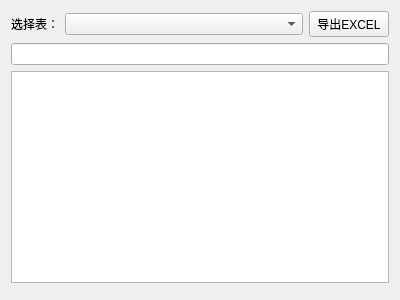
<?xml version="1.0" encoding="UTF-8"?>
<ui version="4.0">
 <class>DBManagerUI</class>
 <widget class="QWidget" name="DBManagerUI">
  <property name="geometry">
   <rect>
    <x>0</x>
    <y>0</y>
    <width>400</width>
    <height>300</height>
   </rect>
  </property>
  <property name="windowTitle">
   <string>Form</string>
  </property>
  <layout class="QVBoxLayout" name="verticalLayout">
   <item>
    <layout class="QHBoxLayout" name="horizontalLayout" stretch="1,9,0">
     <item>
      <widget class="QLabel" name="label_2">
       <property name="text">
        <string>选择表：</string>
       </property>
       <property name="alignment">
        <set>Qt::AlignRight|Qt::AlignTrailing|Qt::AlignVCenter</set>
       </property>
      </widget>
     </item>
     <item>
      <widget class="QComboBox" name="comboBox"/>
     </item>
     <item>
      <widget class="QPushButton" name="exportToExcelBtn">
       <property name="text">
        <string>导出EXCEL</string>
       </property>
      </widget>
     </item>
    </layout>
   </item>
   <item>
    <widget class="QLineEdit" name="lineEdit"/>
   </item>
   <item>
    <widget class="QTableView" name="tableView"/>
   </item>
   <item>
    <widget class="SqlPageControleUI" name="pageCtrWidet" native="true"/>
   </item>
  </layout>
 </widget>
 <customwidgets>
  <customwidget>
   <class>SqlPageControleUI</class>
   <extends>QWidget</extends>
   <header>../sqlPageControleUI/sqlpagecontroleui.h</header>
   <container>1</container>
  </customwidget>
 </customwidgets>
 <resources/>
 <connections/>
</ui>
